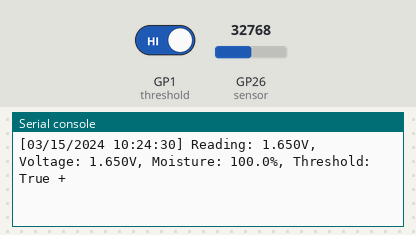
Bench run of a program on a simulated Raspberry Pi Pico running CircuitPython. Shown: the last lines printed to the serial console. The inputs (shaded band) are chosen by the test bench; at power-on: GP26 (sensor) = 32768, GP1 (threshold) HIGH (analog values on the 0–65535 scale). The clock reads 2024-03-15 10:24:30 at power-on unless the program sets it.

Above: at 6.3 s.
6.4 s: GP26 (sensor) set to 57670
At 11.2 s:
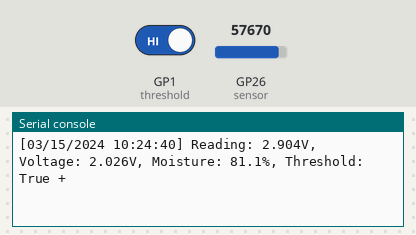
11.5 s: GP1 (threshold) driven LOW
At 21.8 s:
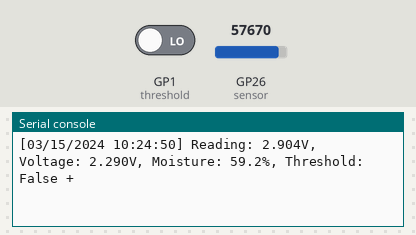

The program:

sms.py
```python
import time
import board
import smSensor

# Initialize the soil moisture sensor on the appropriate analog pin
moisture_pin = board.A0
threshold_pin = board.GP1

sensor = smSensor.SoilMoistureSensor(moisture_pin, threshold_pin)

def get_timestamp():
    now = time.localtime()
    return f"{now.tm_mon:02d}/{now.tm_mday:02d}/{now.tm_year} {now.tm_hour:02d}:{now.tm_min:02d}:{now.tm_sec:02d}"

def main():
    read_data = 10.0
    interval = 0.1
    count = 10.0
    while True:
        if count >= read_data:
            timestamp = get_timestamp()
            volts, voltage, moisture = sensor.read_moisture_percentage()
            threshold_state = sensor.read_threshold()
            stable = sensor.voltage_stable(voltage)
            stability_marker = '*' if stable else '+'
            print(f"[{timestamp}] Reading: {volts:.3f}V, Voltage: {voltage:.3f}V, Moisture: {moisture:.1f}%, Threshold: {threshold_state} {stability_marker}")
            count = 0.0
            time.sleep(interval)
        else:
            count += 0.1
            time.sleep(interval)

################################################################################
### run the main() routine (see above)
if __name__=="__main__":
    main()
```

smSensor.py
```python
'''
Class definition for soil moisture class that is using an analog sensor for measurement
of a voltage that is converted to a moisture percentage
'''
import analogio
import digitalio

class SoilMoistureSensor:
    def __init__(self, moisture_pin, threshold_pin, min_voltage=3.0, max_voltage=1.80):
        """Initialize the soil moisture sensor"""
        self.sensor = analogio.AnalogIn(moisture_pin)
        self.min_voltage = min_voltage
        self.max_voltage = max_voltage
        self.threshold = digitalio.DigitalInOut(threshold_pin)
        self.threshold.direction = digitalio.Direction.INPUT
        self.threshold.pull = digitalio.Pull.UP
        self.voltage_history = []
        self.ema_voltage = None  # Initialize the EMA voltage value
        self.alpha = 0.3  # Smoothing factor (tweak as needed)

    def read_voltage(self):
        """Read and return the voltage from the analog input"""
        return (self.sensor.value * 3.3) / 65535

    def get_filtered_voltage(self):
        """Apply an exponential moving average (EMA) filter to smooth voltage readings."""
        voltage = self.read_voltage()
        if self.ema_voltage is None:
            self.ema_voltage = voltage  # Initialize on first sample
        else:
            self.ema_voltage = (self.alpha * voltage) + ((1 - self.alpha) * self.ema_voltage)
        return self.ema_voltage

    def read_moisture_percentage(self):
        """Convert the voltage reading to a percentage moisture level"""
        volts = self.read_voltage()
        voltage = self.get_filtered_voltage()
        moisture = (voltage - self.min_voltage) / (self.max_voltage - self.min_voltage) * 100
        moisture = max(0, min(100, moisture))  # Clamp values between 0-100%
        return volts ,voltage, moisture

    def read_threshold(self):
        """Read and return the state of the threshold input"""
        return self.threshold.value

    def voltage_stable(self, voltage):
        """Check if the last three measurement differences are within +/-0.005V"""
        self.voltage_history.append(voltage)
        if len(self.voltage_history) > 4:
            self.voltage_history.pop(0)

        if len(self.voltage_history) < 4:
            return False  # Not enough data yet

        diffs = [abs(self.voltage_history[i] - self.voltage_history[i-1]) for i in range(1, 4)]
        return all(diff <= 0.005 for diff in diffs)
```

Measured:
- after the input at 6.4 s, the serial console: prints a new line after 3.8 s (image 1)
- after the input at 11.5 s, the serial console: prints a new line after 8.9 s (image 2)
